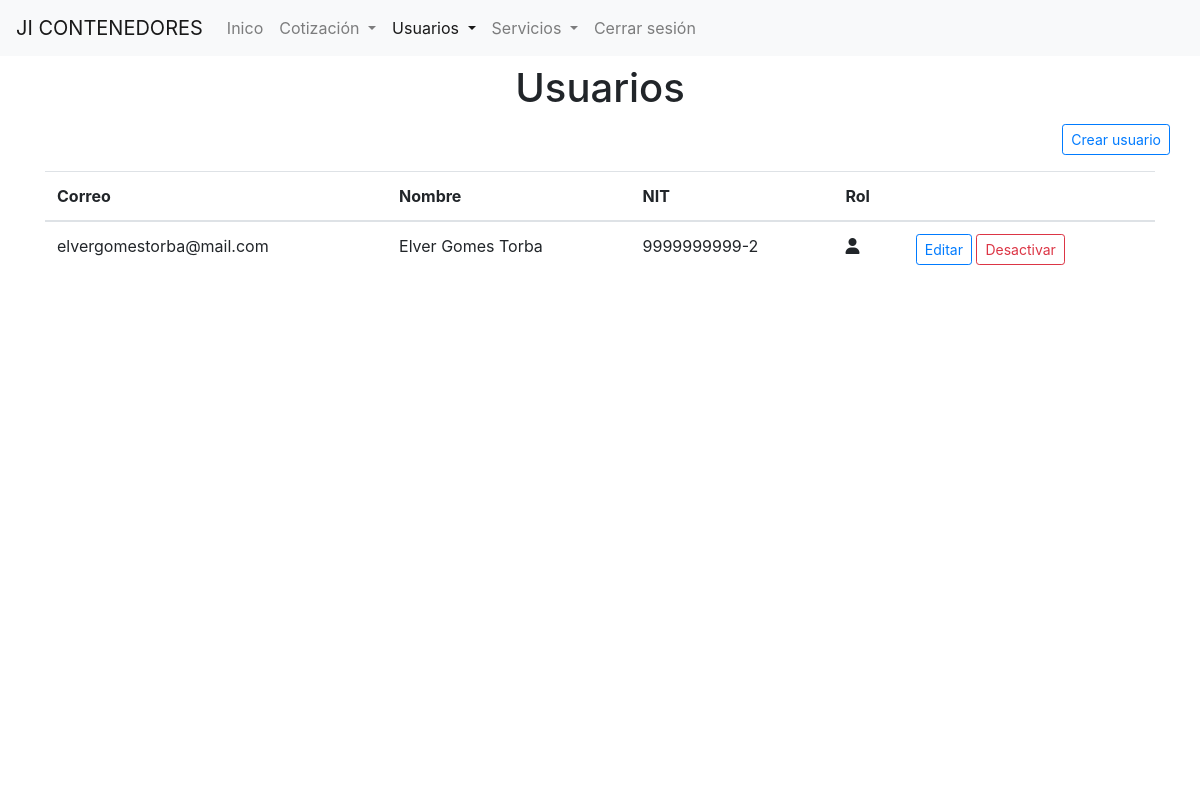
Page /usuarios (signed in) on the earlier database version.
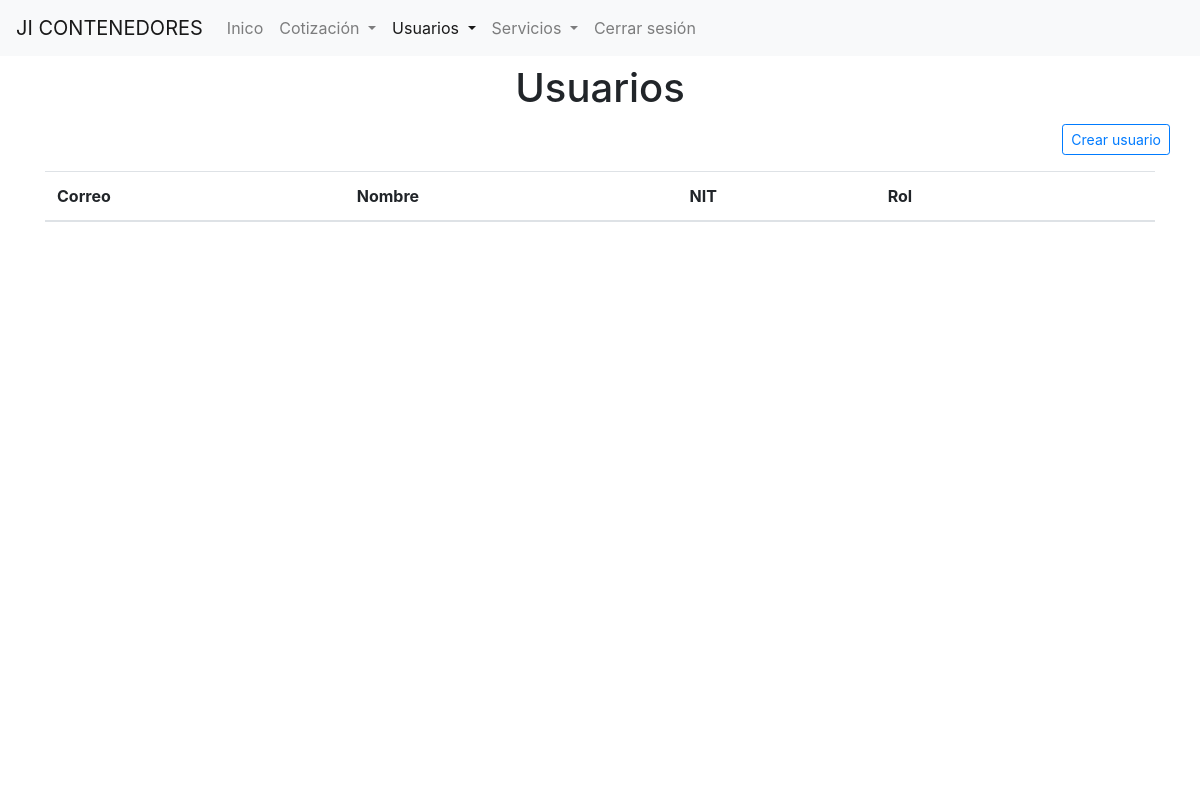
Same page on the later database version.
### tables this page shows
CREATE TABLE `usuario` (
  `id` int(11) NOT NULL,
  `email` varchar(255) NOT NULL,
  `nombres` varchar(255) NOT NULL,
  `password` varchar(255) NOT NULL,
  `rol` varchar(10) NOT NULL,
  `nit` varchar(100) DEFAULT NULL,
  `celular` varchar(20) DEFAULT NULL,
  `direccion` varchar(50) DEFAULT NULL,
  `estado` varchar(10) NOT NULL DEFAULT 'activo'
);

### core/view.php (called while the page is built, shortened)
<?php
    class View{
		function render($view){
			require 'views/'.$view.'.php';
		}
    }

### Controllers/Usuarios.controller.php (called while the page is built, shortened)
<?php
    class Usuarios extends Controller{
        public function __construct(){
            $this->view->set_title_page('Usuario');
            $this->view->active = 'usuario';
        }
        public function render(){
            $usuarios = new Usuario();
            $usuarios->set_id($_SESSION['id']);
            $this->view->scripts = [
                'libs/spinner.js',
                'libs/alerta.js',
                'libs/peticiones.js',
                'usuario/main.js'
            ];
            $this->view->usuarios = $usuarios->traer_todos();
            $this->view->render('admin/usuario/index');
        }
    }

### index.php (called while the page is built, shortened)
<?php
    require 'core/conection.php';
    require 'core/view.php';
    require 'core/app.php';
    $app = new App();

### core/conection.php (called while the page is built, shortened)
<?php
    abstract class Connection{
        public function __construct(){
            try {
                $dsn = DB_DRIVER.':host='.DB_HOST.';dbname='. DB_NAME;
                $opciones = [
                    PDO::ATTR_ERRMODE => PDO::ERRMODE_EXCEPTION,
                    PDO::ATTR_EMULATE_PREPARES => false
                ];
                $this->db_connection = new PDO($dsn,DB_USER,DB_PASS,$opciones);
            } catch (PDOException $ex) {
                echo $ex->getMessage();
                die();
            }
        }
    }

### models/Usuario.model.php (called while the page is built, shortened)
<?php
    class Usuario extends Model{
        private $id;
        public function __construct($id=null,$email=null,$nombres=null,$password=null,$rol=null,$nit=null,$celular=null,$direccion=null,$estado=null){
            $this->id = $id;
        }
        public function set_id($id){
            $this->id = $id;
        }
        public function traer_todos(){
            try {
                $consulta = "SELECT * FROM usuario WHERE id != :id AND id != 1";
                $sql = $this->db_connection->prepare($consulta);
                $sql->execute([
                    'id' => $this->id
                ]);
                $result_set = null;
                while($row  = $sql->fetch(PDO::FETCH_OBJ)){
                    $result_set[] = $row;
                }
                return $result_set;
            } catch (PDOException $ex) {
                return [
                    'error' => $ex->errorInfo
                ];
            }
        }
    }

### views/admin/usuario/index.php (the view, shortened to what this page needs)
<?php
    require 'views/layout/head.php';
    require 'views/layout/'.$_SESSION['rol'].'_menu.php';
?>
<div class="container">
    <div class="row justify-content-center mt-2">
        <h1>Usuarios</h1>
    </div>
    <div class="row mt-1 mb-3 justify-content-end">
        <a class="btn btn-outline-primary btn-sm" href="<? echo URL?>/usuarios/crear">Crear usuario</a>
    </div>
    <div class="mb-2">
        <table class="table table-hover">
            <thead>
                <tr>
                    <th scope="col">Correo</th>
                    <th scope="col">Nombre</th>
                    <th scope="col">NIT</th>
                    <th scope="col">Rol</th>
                    <th scope="col"></th>
                </tr>
            </thead>
            <tbody>
            <?php
                if(isset($this->usuarios)){
                    foreach($this->usuarios as $usuario){
            ?>
                <tr>
                    <td><?php echo $usuario->email; ?></td>
                    <td><?php echo $usuario->nombres; ?></td>
                    <td><?php echo $usuario->nit; ?></td>
                    <td>
                        <?php if($usuario->rol == 'admin'){ ?>
                            <i class="fas fa-user-tie" title="Administrador"></i>
                        <?php }else{ ?>
                            <i class="fas fa-user" title="Usuario"></i>
                        <?php } ?>
                    </td>
                    <td id="botones-<?php echo $usuario->id?>">
                        <a class="btn btn-outline-primary btn-sm" href="<?php echo URL?>/usuarios/editar/<?php echo $usuario->id?>">
                            Editar
                        </a>
                        <?php
                            if($usuario->estado == 'activo'){
                        ?>
                            <button class="btn btn-outline-danger btn-sm btn-estado" id="<?php echo $usuario->id?>" data-estado="<?php echo $usuario->estado; ?>">
                                Desactivar
                            </button>
                        <?php
                            }
                        ?>
                    </td>
                </tr>
            <?php
                    }
                }
            ?>
            </tbody>
        </table>
    </div>
</div>
<?php
    require 'views/layout/foot.php';
?>

### core/app.php (shortened to what this page needs)
<?php
    class App {
        public function __construct(){
            $url = isset($_GET['url'])?$_GET['url']:null;
            $url = rtrim($url,'/');
            $url = explode("/",$url);
            if(empty($url[0])){
                $controlador_archivo = 'Controllers/Main.controller.php';
                require $controlador_archivo;
                $controlador = new Main();
                $controlador->render();
            }else{
                $controlador_archivo = 'Controllers/'.ucfirst($url[0]).'.controller.php';
                if(file_exists($controlador_archivo)){
                    $controlador = new $url[0];
                    $numero_parametros = sizeof($url);
                    if($numero_parametros>1){
                        if($numero_parametros>2){
                            $parametros = [];
                            for ($i=2; $i < $numero_parametros; $i++) {
                                array_push($parametros,$url[$i]);
                            }
                            $controlador->{$url[1]}($parametros);
                        }else{
                            $controlador->{$url[1]}();
                        }
                    }else{
                        $controlador->render();
                    }
                }else{
                    require 'Controllers/Error404.controller.php';
                    $controlador = new Error404();
                    $controlador->render();
                }
            }
        }
    }

### views/layout/head.php (shortened to what this page needs)
<!DOCTYPE html>
<html lang="es">
<head>
	<link rel="stylesheet" href="https://stackpath.bootstrapcdn.com/bootstrap/4.4.1/css/bootstrap.min.css">
    <link rel="stylesheet" href="<?php echo URL?>/public/css/main.css">
</head>
<body>

### views/layout/admin_menu.php (shortened to what this page needs)
<nav class="navbar navbar-expand-lg navbar-light bg-light">
  <a class="navbar-brand" href="<?php echo URL?>/"><?echo APPNAME?></a>
  <div class="collapse navbar-collapse" id="navbarNavDropdown">
    <ul class="navbar-nav">
      <li class="nav-item <?php echo ($this->active == 'home')?'active':'' ?>">
        <a class="nav-link" href="<?php echo URL?>/">Inico</a>
      </li>
      <li class="nav-item dropdown <?php echo ($this->active == 'cotizacion')?'active':'' ?>">
        <a class="nav-link dropdown-toggle" href="<?php echo URL?>/" id="dropdownCotizacion" role="button" data-toggle="dropdown" aria-haspopup="true" aria-expanded="false">
          Cotización
        </a>
      </li>
      <li class="nav-item dropdown <?php echo ($this->active == 'usuario')?'active':'' ?>">
        <a class="nav-link dropdown-toggle" href="<?php echo URL?>/" id="dropdownSolicitudes" role="button" data-toggle="dropdown" aria-haspopup="true" aria-expanded="false">
          Usuarios
        </a>
      </li>
      <li class="nav-item dropdown <?php echo ($this->active == 'servicios')?'active':'' ?>">
        <a class="nav-link dropdown-toggle" href="<?php echo URL?>/" id="dropdownSolicitudes" role="button" data-toggle="dropdown" aria-haspopup="true" aria-expanded="false">
          Servicios
        </a>
      </li>
      <li class="nav-item">
        <a class="nav-link" href="<?php echo URL?>/main/salir">Cerrar sesión</a>
      </li>
    </ul>
  </div>
</nav>

### views/layout/foot.php (shortened to what this page needs)
	<div id="alerta" class="alert"></div>
</body>
</html>

### public/css/main.css (style rules this page uses)
div#alerta { position: fixed; bottom: 5px; right: 5px; }

Differences in the rows shown:
removed usuario: email "elvergomestorba@mail.com", nombres "Elver Gomes Torba", nit "9999999999-2", rol "user" (drawn)
